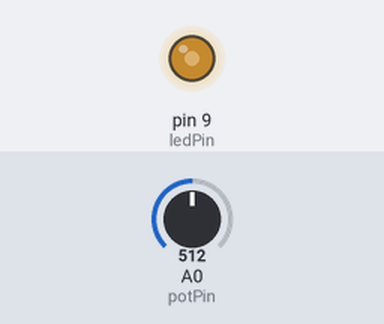
Simulated run of this sketch. Board: Arduino Uno, built with avr-gcc and run on an emulated ATmega328P. On the bench: output pins drawn as LEDs (lit = HIGH). The test bench sets the inputs (shaded band); at power-on: A0 (potPin) = 512.

Above: at 1.2 s.
1.3 s: A0 (potPin) set to 716
At 2.0 s:
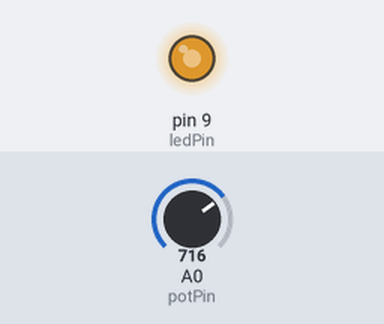
2.8 s: A0 (potPin) set to 900
At 3.1 s:
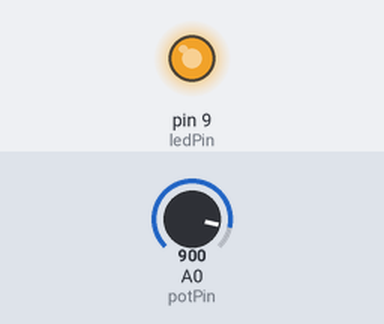
4.3 s: A0 (potPin) set to 122
At 5.5 s:
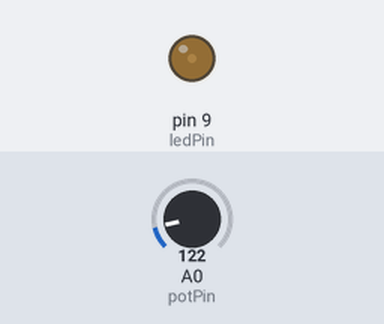
5.8 s: A0 (potPin) set to 0
At 6.6 s:
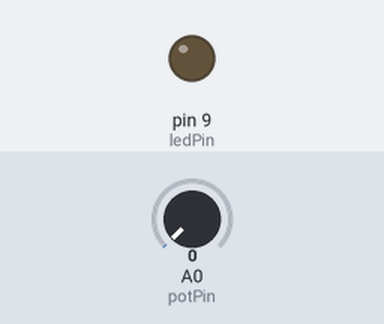
7.3 s: A0 (potPin) set to 511
At 7.7 s:
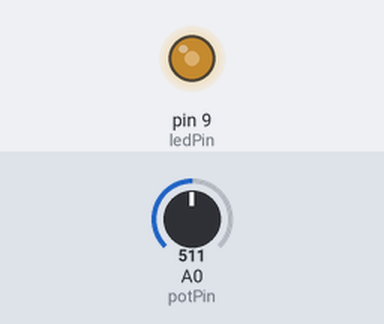
Timing chart, 0 to 9.8 s (numbered marks = the images above; inputs shaded):
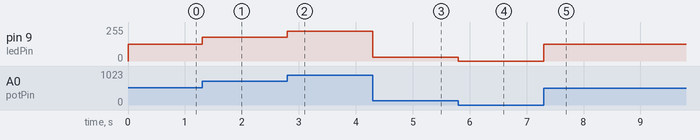

Measured:
- after the input at 1.3 s, pin 9 (ledPin): 127/255 → 178/255 at once
- after the input at 2.8 s, pin 9 (ledPin): 178/255 → 224/255 at once
- after the input at 4.3 s, pin 9 (ledPin): 224/255 → 30/255 at once
- after the input at 5.8 s, pin 9 (ledPin): 30/255 → 0/255 at once
- after the input at 7.3 s, pin 9 (ledPin): 0/255 → 127/255 at once

The sketch:

potentiometer.ino
```cpp
const int potPin = A0;
const int ledPin = 9;
int potValue = 0;
int voltage = 0;
int ledValue = 0;

void setup() {
Serial.begin(9600);
  pinMode(potPin, INPUT);
  pinMode(ledPin, OUTPUT);
}

void loop() {
  // put your main code here, to run repeatedly:
  potValue = analogRead(potPin);
  ledValue =  map(potValue, 0,1023,0,255);
  analogWrite(ledPin, ledValue);
}
```
